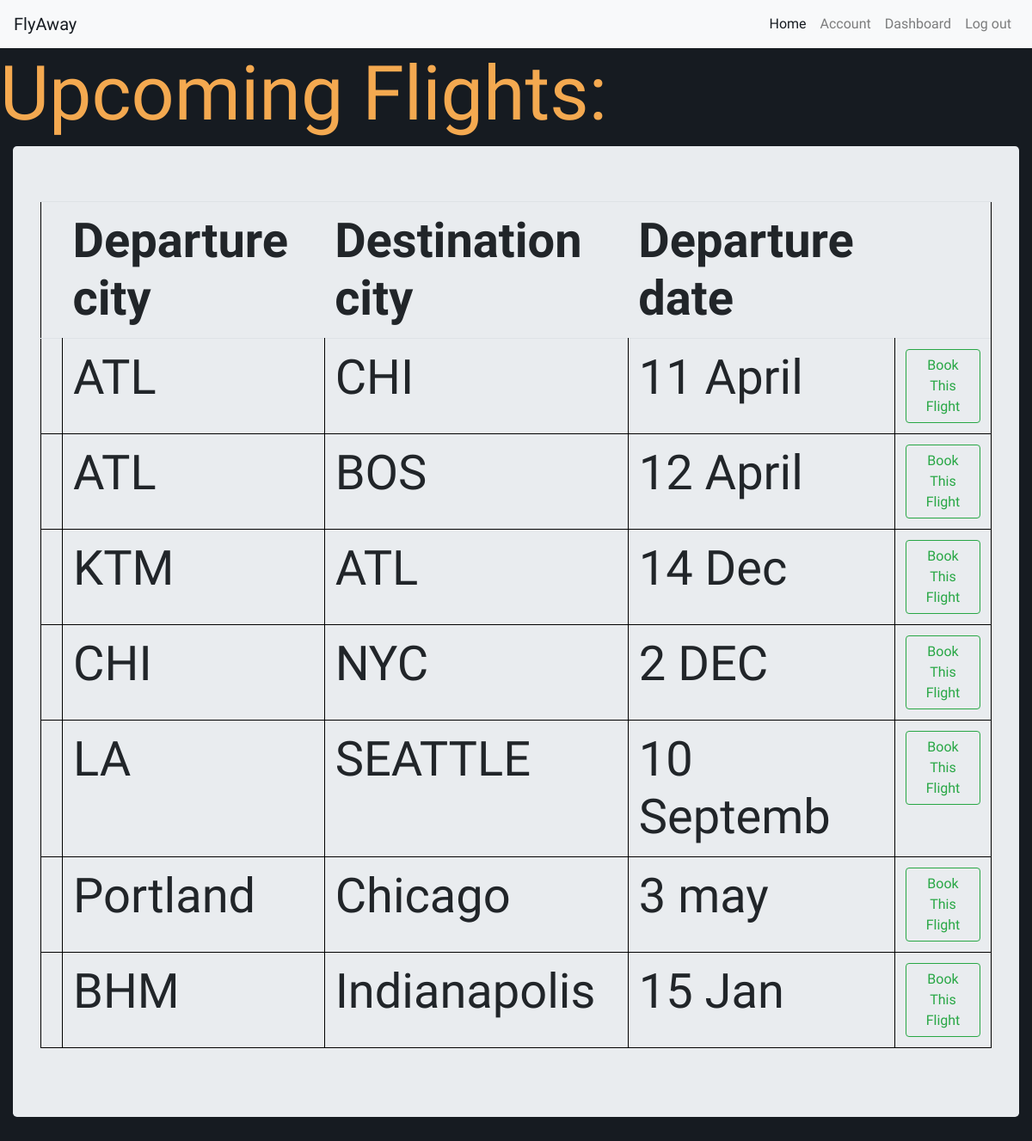
The page /bookings.php (signed in) on the database its author committed.
### tables this page shows
CREATE TABLE `flightinformation` (
  `FlightID` int(11) NOT NULL,
  `Departurecity` varchar(50) NOT NULL,
  `Destinationcity` varchar(50) NOT NULL,
  `Departuredate` varchar(10) NOT NULL
);

### bookings.php (the view, shortened to what this page needs)
<?php
include "connection.php";
?>
<!DOCTYPE html>
<html lang="en">
<head>
    <link rel="stylesheet" href="style.css">
    <link rel="stylesheet" href="css/bootstrap.min.css">
    <link rel="stylesheet" href="https://maxcdn.bootstrapcdn.com/bootstrap/4.2.1/css/bootstrap.min.css">
    <link rel="stylesheet" href="https://www.w3schools.com/lib/w3-colors-flat.css">
</head>
<body style="font-family: 'Yatra One'; background-color: #161b21; color:#F4A950;">
    <nav class="navbar navbar-expand-sm navbar-light bg-light " >
        <a class="navbar-brand" href="index.php" style="color:#161b21 ">FlyAway</a>
        <div class="collapse navbar-collapse" id="collapsibleNavId">
            <ul class="navbar-nav ml-auto mt-2 mt-lg-0">
                <li class="nav-item active">
                    <a class="nav-link" href="index.php" style="color:#161b21 ">Home <span class="sr-only">(current)</span></a>
                </li>
                <?php
                if (isset($_SESSION['Username']))
                {
                    echo ' <div class="nav-item "> <a class="nav-link" href="useraccount.php" style="color#161b21">Account</a></div>';
                    echo ' <div class="nav-item "> <a class="nav-link" href="dashboard.php" style="color#161b21">Dashboard</a></div>';
                    echo ' <div class="nav-item "> <a class="nav-link" href="logout.php" style="color#161b21">Log out</a></div>';
                }
                else
                {
                    echo ' <div class="nav-item "> <a class="nav-link" href="Signup.php" style="color#161b21">Sign up or Log in</a></div>';
                }
                ?>
            </ul>
        </div>
    </nav>
    <h2 class="display-2">Upcoming Flights:</h2>
        <div class="container-fluid">
    <div class="jumbotron">
        <h1 class="display-4">
   <?php
       if (isset($_SESSION['Username'])) {
            $flightinfo = mysqli_query($conn, "select FlightID, Departurecity, Destinationcity, Departuredate FROM flightinformation");
            echo '<table class="table" > <tr><th > </th><th>Departure city </th> <th>Destination city </th> <th>Departure date </th><th></th></tr>';
            if($flightinfo->num_rows>0) {
                while ($row = $flightinfo->fetch_assoc()) {
                    $Departurecity = $row['Departurecity'];
                    $Destinationcity = $row['Destinationcity'];
                    $Departuredate = $row['Departuredate'];
                    ?>
                     <form class="form-inline my-2 my-lg-0 ml-auto" action="bookflight.php" method="POST" style="text-align: center">
                         <tr ><td></td> <?php echo ''."\n".'<td> '.$Departurecity."</td><td >".$Destinationcity." </td><td >".$Departuredate."</td>"; ?>
                         <td ><button class="btn btn-outline-success my-2 my-sm-0" name="submit" type="submit" >Book This Flight</button></td></tr>
                     </form>
        <?php
                }
            }
            echo '</table>';
        }
    ?>
        </h1>
    </div>
        </div>
</body>

### style.css (style rules this page uses)
tr { border: 1px solid black; }
td { border: 1px solid black; }

### rows shown on the page
flightinformation: Departurecity "ATL", Destinationcity "CHI", Departuredate "11 April"
flightinformation: Departurecity "ATL", Destinationcity "BOS", Departuredate "12 April"
flightinformation: Departurecity "KTM", Destinationcity "ATL", Departuredate "14 Dec"
flightinformation: Departurecity "CHI", Destinationcity "NYC", Departuredate "2 DEC"
flightinformation: Departurecity "LA", Destinationcity "SEATTLE", Departuredate "10 Septemb"
flightinformation: Departurecity "Portland", Destinationcity "Chicago", Departuredate "3 may"
flightinformation: Departurecity "BHM", Destinationcity "Indianapolis", Departuredate "15 Jan"
